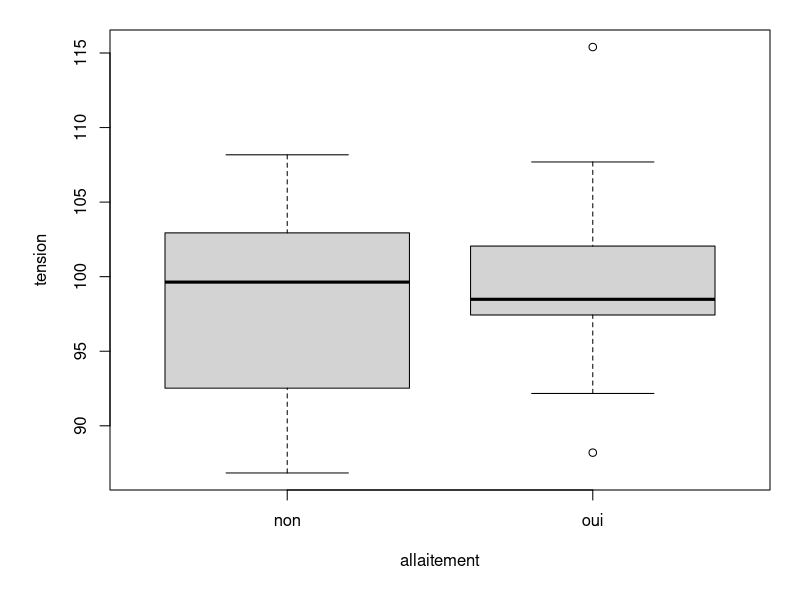

Source code (R):
## ---- chunk 1
knitr::opts_chunk$set(echo = FALSE)
## ---- chunk 2
set.seed(20240212)
nursed = rnorm(23, mean = 98.5, sd = 5.0)
not_nursed = rnorm(19, mean = 99.9, sd = 7)

tension_allaitement = rbind(
  data.frame(
    allaitement = "oui",
    tension = nursed
  ),
  data.frame(
    allaitement = "non",
    tension = not_nursed
  )
)
## ---- chunk 3
par(oma = rep(1.5, 4), mar = c(4, 4, 0, 0))
boxplot(tension ~ allaitement, data = tension_allaitement)
## ---- chunk 4
knitr::kable(tension_allaitement[21:25,], caption = "Extrait du tableau de données", row.names = FALSE)
## ---- chunk 5
allaités = subset(tension_allaitement, allaitement == "oui")
non_allaités = subset(tension_allaitement, allaitement == "non")

shapiro.test(allaités$tension)
shapiro.test(non_allaités$tension)
## ---- chunk 6
t.test(allaités$tension, non_allaités$tension, alternative = "less")
## ---- chunk 7
smokers = data.frame(
  numero_patient = 1:11,
  avant_cigarette = c(25, 25, 27, 29, 30, 45, 51, 51, 57, 61, 68),
  apres_cigarette = c(27, 29, 37,  45, 42, 60, 55, 78, 66, 60, 83)
)
knitr::kable(smokers, col.names = c("Identifiant du Patient", "Agrégation avant la cigarette", "Agrégation après la cigarette"), caption = "Tableau de données sur les fumeurs")
## ---- chunk 8
t.test(smokers$avant_cigarette, smokers$apres_cigarette, paired = TRUE)
